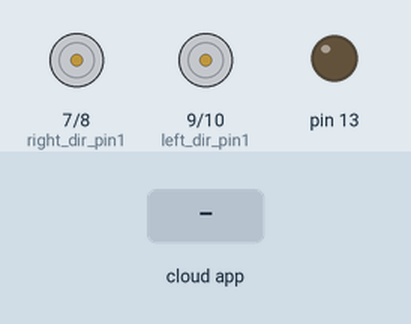
The sketch below on a simulated Arduino Uno, built with avr-gcc and run on an emulated ATmega328P. Shown: motor-driver pin pairs drawn as motors (green arrow = first pin HIGH = forward, orange = second pin HIGH = backward, longer = more drive, scaled by the enable pin), output pins drawn as LEDs (lit = HIGH). The test bench sets the inputs (shaded band). The ROS host is connected and sends only what is stated.

Above: at 1.2 s.
1.3 s: the phone or cloud app sets linear.x to 100
At 1.9 s:
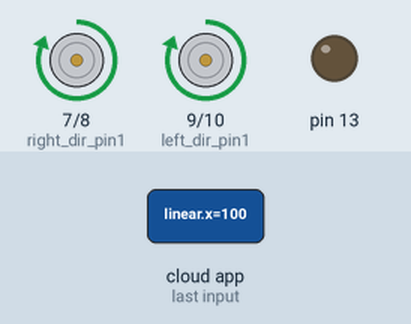
2.8 s: the phone or cloud app sets linear.x to -100
At 4.0 s:
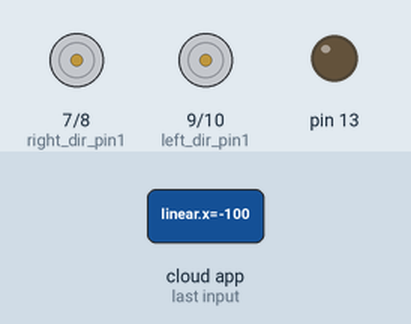
4.3 s: the phone or cloud app sets angular.z to -100
At 5.4 s:
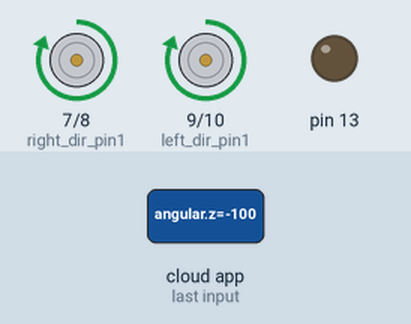
5.8 s: the phone or cloud app sets linear.x to 0
At 6.6 s:
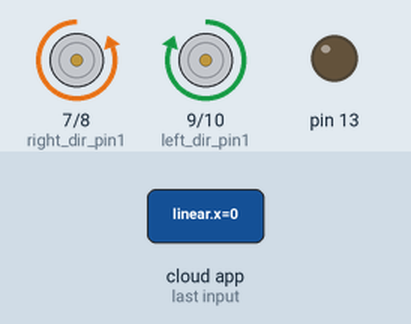
7.3 s: the phone or cloud app sets angular.z to 100
At 7.7 s:
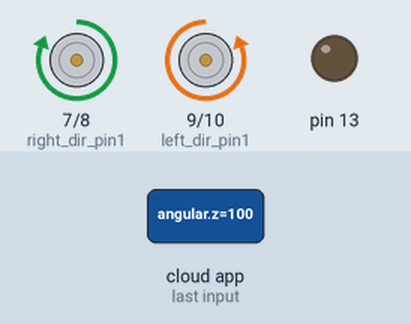
Timing chart, 0 to 9.8 s (numbered marks = the images above; inputs shaded):
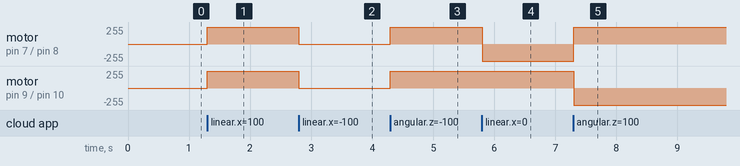

The sketch:

Robot_Control.ino
```cpp
#if (ARDUINO >= 100)
#include <Arduino.h>
#else
#include <WProgram.h>
#endif

#include <ros.h>
#include <geometry_msgs/Twist.h>

// Pin variables for motors.
const int right_pwm_pin = 5;
const int right_dir_pin1 = 7;
const int right_dir_pin2 = 8;
const int left_pwm_pin = 6;
const int left_dir_pin1 = 9;
const int left_dir_pin2 = 10;
const bool left_fwd = true;
const bool right_fwd = true;

// Default_speed.
const int default_vel = 100;
int state_vel = default_vel;
const int max_vel = 255;
bool right=false;
bool left=false;
ros::NodeHandle  nh;
void MoveStop()
{
   digitalWrite(right_dir_pin1, LOW);
  digitalWrite(right_dir_pin2, LOW);
  digitalWrite(left_dir_pin1, LOW);
  digitalWrite(left_dir_pin2, LOW);
  analogWrite(right_pwm_pin, 0);
  analogWrite(left_pwm_pin, 0);
}

void MoveDifferential(float x, float z_rot) {

  float right_vel = 0;
  float left_vel = 0;
  bool right_f,right_b,left_f,left_b;
  if (x>0 && z_rot == 0.0) {
    right_f=true;
    right_b=false;
    left_f=true;
    left_b=false;
    right_vel = max_vel * x;
    left_vel = max_vel * x;
    nh.loginfo("Forward");
  }
  else if (z_rot > 0.0) {
        right_f=true;
    right_b=false;
    left_f=true;
    left_b=false;
   left_vel = max_vel * x;
    right_vel = max_vel * x - 2.0 * max_vel * z_rot * x;
    nh.loginfo("forward and Left");
  }
  else if (z_rot < 0.0) {
        right_f=true;
    right_b=false;
    left_f=true;
    left_b=false;
    right_vel = max_vel * x;
    left_vel = max_vel * x - 2 * max_vel * abs(z_rot) * x;
    nh.loginfo("forward and Right");
  }
  else {
    right_f=false;
    right_b=false;
    left_f=false;
    left_b=false;
    right_vel = 0.0;
    left_vel = 0.0;
    nh.loginfo("Stop");
  }

  if (x == 0 && z_rot != 0) {
   right_f=(z_rot > 0) ? true : false;
   right_b=(z_rot > 0) ? false : true;
   left_f=(z_rot > 0) ? false : true;
   left_b=(z_rot > 0) ? true : false;
   right_vel = z_rot * max_vel;
   left_vel  = z_rot * max_vel;
   if(right_f) nh.loginfo("Left");
   else nh.loginfo("Right");
  }

  digitalWrite(right_dir_pin1, (right_f) ? HIGH : LOW);
  digitalWrite(right_dir_pin2, (right_b) ? HIGH : LOW);
  digitalWrite(left_dir_pin1, (left_f) ? HIGH : LOW);
  digitalWrite(left_dir_pin2, (left_b) ? HIGH : LOW);
  analogWrite(right_pwm_pin, abs((int) right_vel));
  analogWrite(left_pwm_pin, abs((int) left_vel));
}

void cmd_vel_cb(const geometry_msgs::Twist & msg) {
  // Read the message. Act accordingly.
  // We only care about the linear x, and the rotational z.
  const float x = msg.linear.x;
  const float z_rotation = msg.angular.z;
  MoveDifferential(x,z_rotation);
}


ros::Subscriber<geometry_msgs::Twist> sub("cmd_vel", cmd_vel_cb);

void setup() {

  pinMode(right_pwm_pin, OUTPUT);    // sets the digital pin 13 as output
  pinMode(right_dir_pin1, OUTPUT);
  pinMode(right_dir_pin2, OUTPUT);
  pinMode(left_pwm_pin, OUTPUT);
  pinMode(left_dir_pin1, OUTPUT);
  pinMode(left_dir_pin2, OUTPUT);
  // Set initial values for directions. Set both to forward.
  pinMode(13, OUTPUT);
  // Send forward command.
  MoveStop();

  nh.initNode();
  nh.subscribe(sub);


}

void loop() {
  nh.spinOnce();
  delay(1);
}
```

Measured:
- after the input at 1.3 s, motor on pin 7 (right_dir_pin1) / pin 8 (right_dir_pin2), motor on pin 9 (left_dir_pin1) / pin 10 (left_dir_pin2): stopped → forward 255/255 at once
- after the input at 2.8 s, motor on pin 7 (right_dir_pin1) / pin 8 (right_dir_pin2), motor on pin 9 (left_dir_pin1) / pin 10 (left_dir_pin2): forward 255/255 → stopped at once
- after the input at 4.3 s, motor on pin 7 (right_dir_pin1) / pin 8 (right_dir_pin2), motor on pin 9 (left_dir_pin1) / pin 10 (left_dir_pin2): stopped → forward 255/255 at once
- after the input at 5.8 s, motor on pin 7 (right_dir_pin1) / pin 8 (right_dir_pin2): forward 255/255 → backward 255/255 at once
- after the input at 7.3 s, motor on pin 7 (right_dir_pin1) / pin 8 (right_dir_pin2): backward 255/255 → forward 255/255 at once; motor on pin 9 (left_dir_pin1) / pin 10 (left_dir_pin2): forward 255/255 → backward 255/255 at once
